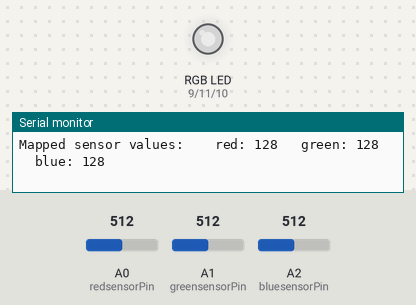
A sketch run on a simulated Arduino Uno, built with avr-gcc and run on an emulated ATmega328P. Shown: an RGB LED mixed from three pins (HIGH = lit), the last lines printed to the serial monitor. The test bench sets the inputs (shaded band); at power-on: A0 (redsensorPin) = 512, A1 (greensensorPin) = 512, A2 (bluesensorPin) = 512. Dim RGB values are drawn brighter than linear.

Above: at 1.2 s.
1.3 s: A0 (redsensorPin) set to 42
At 2.3 s:
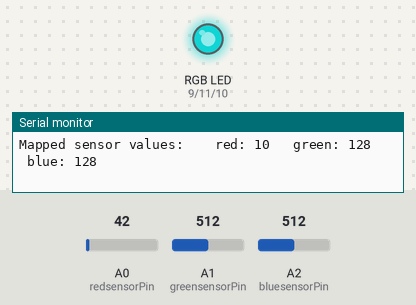
3.3 s: A0 (redsensorPin) set to 37
At 4.8 s:
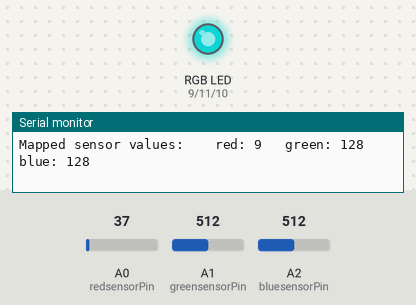
5.1 s: A1 (greensensorPin) set to 716
At 6.3 s:
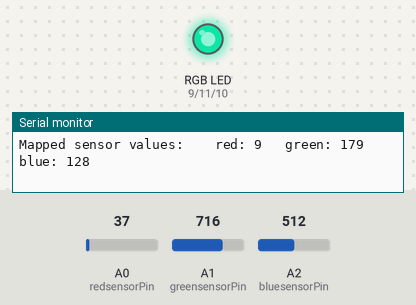
7.0 s: A2 (bluesensorPin) set to 716
At 7.6 s:
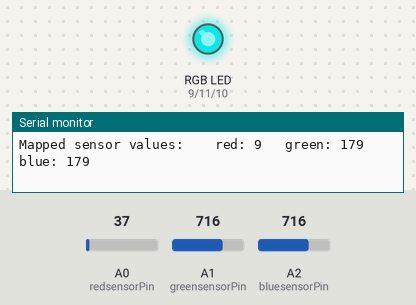
8.8 s: A1 (greensensorPin) set to 900
At 10.1 s:
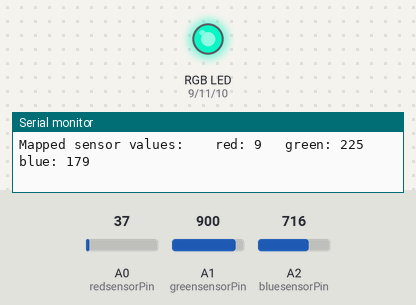
10.6 s: A2 (bluesensorPin) set to 900
At 11.4 s:
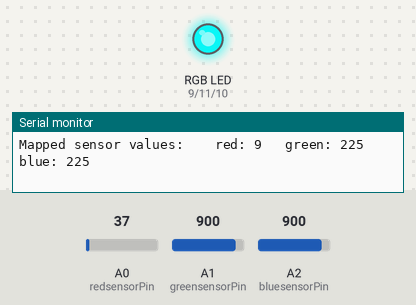
Timing chart, 0 to 13.5 s (numbered marks = the images above; inputs shaded):
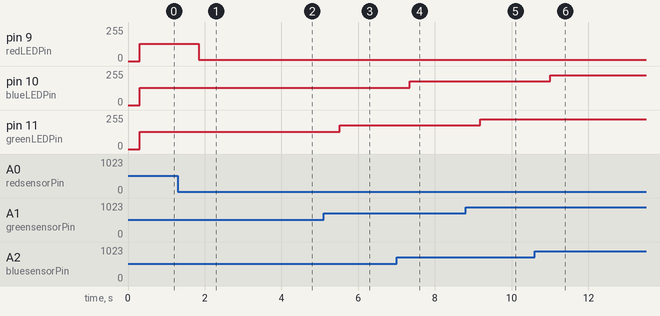

Measured:
- after the input at 1.3 s, pin 9 (redLEDPin): 128/255 → 10/255 after 0.55 s
- after the input at 3.3 s, pin 9 (redLEDPin): 10/255 → 9/255 after 0.38 s
- after the input at 5.1 s, pin 11 (greenLEDPin): 128/255 → 179/255 after 0.41 s
- after the input at 7.0 s, pin 10 (blueLEDPin): 128/255 → 179/255 after 0.34 s
- after the input at 8.8 s, pin 11 (greenLEDPin): 179/255 → 225/255 after 0.38 s
- after the input at 10.6 s, pin 10 (blueLEDPin): 179/255 → 225/255 after 0.41 s

The sketch:

AU_Project04.ino
```cpp
const int greenLEDPin = 11;
const int blueLEDPin = 10;
const int redLEDPin = 9;

const int redsensorPin = A0;
const int bluesensorPin = A2;
const int greensensorPin = A1;

int redValue = 0;
int greenValue = 0;
int blueValue = 0;

int redSensorValue = 0;
int greenSensorValue = 0;
int blueSensorValue = 0;


void setup() {
  // put your setup code here, to run once:
  Serial.begin(9600);
  pinMode(greenLEDPin, OUTPUT);
  pinMode(blueLEDPin, OUTPUT);
  pinMode(redLEDPin, OUTPUT);

}

void loop() {
  // put your main code here, to run repeatedly:
  redSensorValue = analogRead(redsensorPin);
  delay(5);
  greenSensorValue = analogRead(greensensorPin);
  delay(5);
  blueSensorValue = analogRead(bluesensorPin);

  Serial.print("Raw sensor values: \t red: ");
  Serial.print(redSensorValue);
  Serial.print("\t green: ");
  Serial.print(greenSensorValue);
  Serial.print("\t blue: ");
  Serial.println(blueSensorValue);

  //sesor cita od 0 do 1023 a trebamo ga prebacit u raspon boja
  //koji je od 0 do 255

  redValue = redSensorValue/4;
  greenValue = greenSensorValue/4;
  blueValue = blueSensorValue/4;

  Serial.print("Mapped sensor values: \t red: ");
  Serial.print(redValue);
  Serial.print("\t green: ");
  Serial.print(greenValue);
  Serial.print("\t blue: ");
  Serial.println(blueValue);
  delay(250);

  //mijenjanje svjetline,
  //pin na kojem mijenjamo i koju vrijednost stavljamo (0-255)
  analogWrite(redLEDPin, redValue);
  analogWrite(greenLEDPin, greenValue);
  analogWrite(blueLEDPin, blueValue);

}
```
